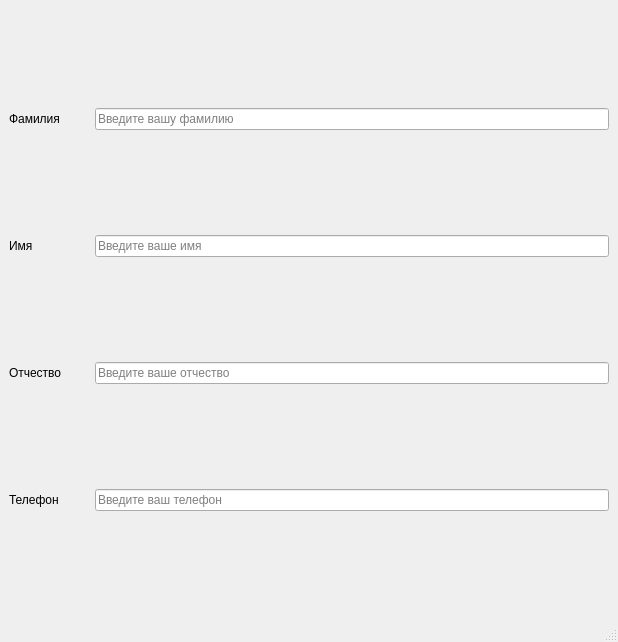
<?xml version="1.0" encoding="UTF-8"?>
<ui version="4.0">
 <class>MainWindow</class>
 <widget class="QMainWindow" name="MainWindow">
  <property name="geometry">
   <rect>
    <x>0</x>
    <y>0</y>
    <width>618</width>
    <height>642</height>
   </rect>
  </property>
  <property name="windowTitle">
   <string>MainWindow</string>
  </property>
  <widget class="QWidget" name="centralwidget">
   <layout class="QHBoxLayout" name="horizontalLayout_3">
    <item>
     <layout class="QVBoxLayout" name="verticalLayout">
      <item>
       <layout class="QHBoxLayout" name="horizontalLayout">
        <item>
         <widget class="QLabel" name="label">
          <property name="minimumSize">
           <size>
            <width>80</width>
            <height>0</height>
           </size>
          </property>
          <property name="text">
           <string>Фамилия</string>
          </property>
         </widget>
        </item>
        <item>
         <widget class="QLineEdit" name="lineEdit">
          <property name="placeholderText">
           <string>Введите вашу фамилию</string>
          </property>
         </widget>
        </item>
       </layout>
      </item>
      <item>
       <layout class="QHBoxLayout" name="horizontalLayout_2">
        <item>
         <widget class="QLabel" name="label_2">
          <property name="minimumSize">
           <size>
            <width>80</width>
            <height>0</height>
           </size>
          </property>
          <property name="text">
           <string>Имя</string>
          </property>
         </widget>
        </item>
        <item>
         <widget class="QLineEdit" name="lineEdit_2">
          <property name="placeholderText">
           <string>Введите ваше имя</string>
          </property>
         </widget>
        </item>
       </layout>
      </item>
      <item>
       <layout class="QHBoxLayout" name="horizontalLayout_4">
        <item>
         <widget class="QLabel" name="label_4">
          <property name="minimumSize">
           <size>
            <width>80</width>
            <height>0</height>
           </size>
          </property>
          <property name="text">
           <string>Отчество</string>
          </property>
         </widget>
        </item>
        <item>
         <widget class="QLineEdit" name="lineEdit_4">
          <property name="placeholderText">
           <string>Введите ваше отчество</string>
          </property>
         </widget>
        </item>
       </layout>
      </item>
      <item>
       <layout class="QHBoxLayout" name="horizontalLayout_5">
        <item>
         <widget class="QLabel" name="label_5">
          <property name="minimumSize">
           <size>
            <width>80</width>
            <height>0</height>
           </size>
          </property>
          <property name="text">
           <string>Телефон</string>
          </property>
         </widget>
        </item>
        <item>
         <widget class="QLineEdit" name="lineEdit_5">
          <property name="placeholderText">
           <string>Введите ваш телефон</string>
          </property>
         </widget>
        </item>
       </layout>
      </item>
     </layout>
    </item>
   </layout>
  </widget>
  <widget class="QMenuBar" name="menubar">
   <property name="geometry">
    <rect>
     <x>0</x>
     <y>0</y>
     <width>618</width>
     <height>22</height>
    </rect>
   </property>
  </widget>
  <widget class="QStatusBar" name="statusbar"/>
 </widget>
 <resources/>
 <connections/>
</ui>
